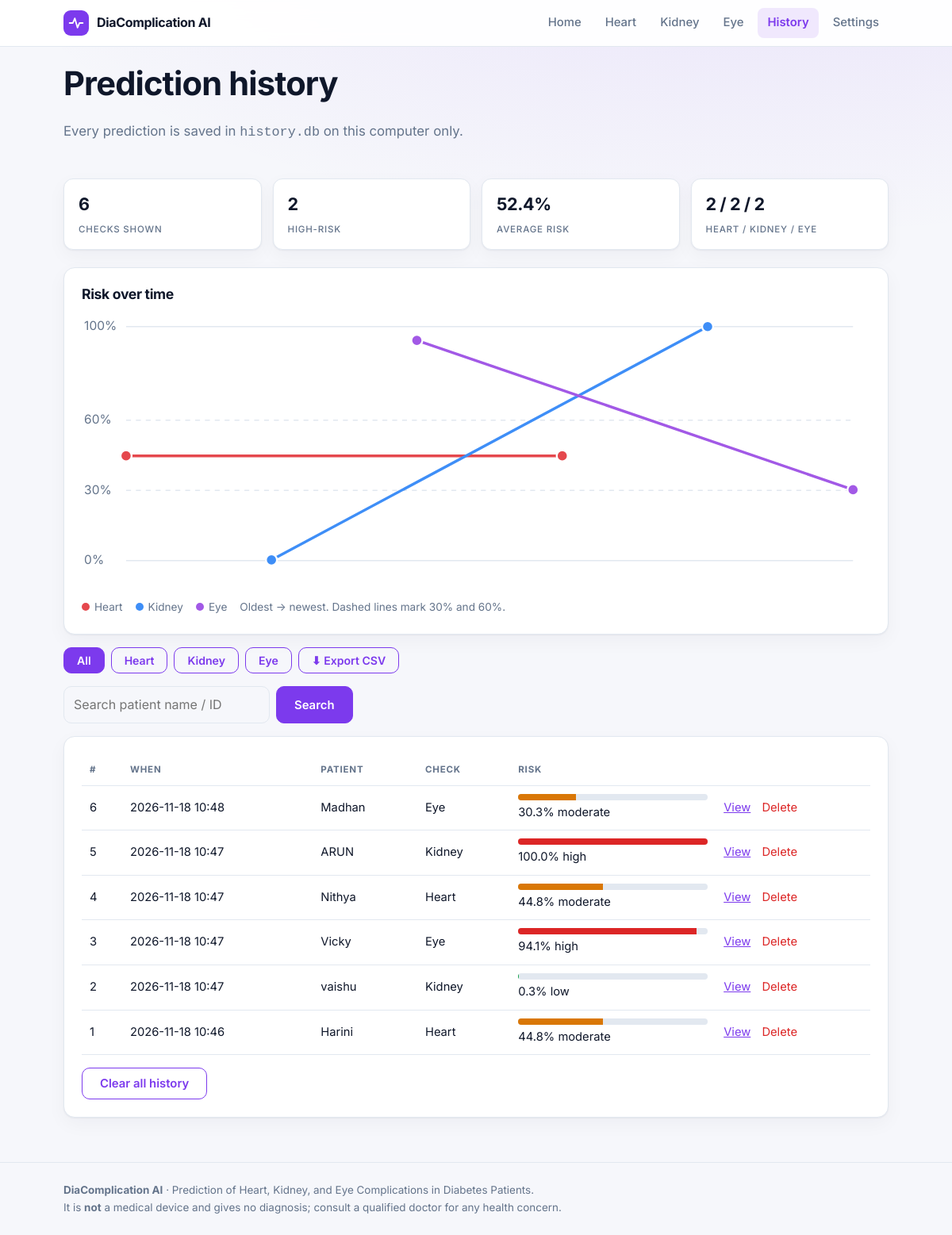
The app's page /history with its own data.
### tables this page shows
CREATE TABLE predictions(
          id INTEGER PRIMARY KEY AUTOINCREMENT, created_at TEXT, disease TEXT, patient TEXT,
          probability REAL, band TEXT, label TEXT, inputs TEXT);

### app.py (the view)
@app.route("/history")
def history():
    d, pat = _filters()
    rows = db.all_rows(d, pat)
    return render_template("history.html", rows=rows, current=d, patient=pat, datasets=DATASETS,
                           st=stats(rows), chart=trend(rows), colors=COLORS)

### app.py (called while the page is built)
def stats(rows):
    n = len(rows)
    return dict(total=n, high=sum(r["band"] == "high" for r in rows),
                avg=round(sum(r["probability"] for r in rows) / n, 1) if n else 0,
                by={k: sum(r["disease"] == k for r in rows) for k in DATASETS}, last=rows[0] if n else None)

def trend(rows):
    rows, n = list(reversed(rows)), len(rows)
    if not n:
        return None
    W, H, L, R, T, B = 640, 230, 36, 14, 14, 26
    X = lambda i: L + (W - L - R) * (i / (n - 1) if n > 1 else .5)
    Y = lambda p: T + (H - T - B) * (1 - p / 100)
    lines = {}
    for i, r in enumerate(rows):
        lines.setdefault(r["disease"], []).append(
            (round(X(i), 1), round(Y(r["probability"]), 1), f'#{r["id"]} {r["created_at"]}: {r["probability"]}%'))
    return dict(W=W, H=H, L=L, R=R, grid=[dict(y=round(Y(v), 1), v=v) for v in (0, 30, 60, 100)],
                lines=[dict(key=k, color=COLORS[k], pts=v, poly=" ".join(f"{x},{y}" for x, y, _ in v))
                       for k, v in lines.items()])

def _filters():
    d = request.args.get("disease")
    return (d if d in DATASETS else None), request.args.get("patient", "").strip()

### db.py (called while the page is built)
def _q(sql, args=(), fetch=None):
    with closing(sqlite3.connect(DB)) as c:
        c.row_factory = sqlite3.Row
        cur = c.execute(sql, args)
        out = cur.fetchall() if fetch == "all" else cur.fetchone() if fetch == "one" else cur.lastrowid
        c.commit()
        return out

def all_rows(disease=None, patient=None):
    sql, args = "SELECT * FROM predictions WHERE 1=1", []
    if disease:
        sql += " AND disease=?"; args.append(disease)
    if patient:
        sql += " AND patient LIKE ?"; args.append(f"%{patient}%")
    return _q(sql + " ORDER BY id DESC", tuple(args), "all")

### templates/history.html
{% extends "base.html" %}{% block title %}History{% endblock %}{% block body %}
<section class="pagehead"><h1>Prediction history</h1>
<p>Every prediction is saved in <code>history.db</code> on this computer only.</p></section>
<div class="statstrip"><div class="sb"><b>{{ st.total }}</b><span>checks shown</span></div><div class="sb"><b>{{ st.high }}</b><span>high-risk</span></div>
<div class="sb"><b>{{ st.avg }}%</b><span>average risk</span></div>
<div class="sb"><b>{% for k,d in datasets.items() %}{{ st.by[k] }}{{ ' / ' if not loop.last }}{% endfor %}</b><span>heart / kidney / eye</span></div></div>
{% if chart %}<div class="card"><h3>Risk over time</h3>
<svg class="trend" viewBox="0 0 {{ chart.W }} {{ chart.H }}">
{% for g in chart.grid %}<line x1="{{ chart.L }}" x2="{{ chart.W - chart.R }}" y1="{{ g.y }}" y2="{{ g.y }}" stroke="var(--line)"{% if g.v in (30,60) %} stroke-dasharray="4"{% endif %}/><text x="2" y="{{ g.y + 3 }}">{{ g.v }}%</text>{% endfor %}
{% for l in chart.lines %}<polyline points="{{ l.poly }}" fill="none" stroke="{{ l.color }}" stroke-width="2.2"/>
{% for x,y,t in l.pts %}<circle cx="{{ x }}" cy="{{ y }}" r="4.5" fill="{{ l.color }}" stroke="var(--card)" stroke-width="1.5"><title>{{ t }}</title></circle>{% endfor %}{% endfor %}</svg>
<div class="legend">{% for l in chart.lines %}<span><i style="background:{{ l.color }}"></i>{{ datasets[l.key].short }}</span>{% endfor %}<span>Oldest → newest. Dashed lines mark 30% and 60%.</span></div></div>{% endif %}
<div class="tabs"><a class="btn {{ '' if not current else 'ghost' }}" href="/history{{ '?patient=' ~ patient if patient }}">All</a>
{% for k,d in datasets.items() %}<a class="btn {{ '' if current==k else 'ghost' }}" href="/history?disease={{ k }}{{ '&patient=' ~ patient if patient }}">{{ d.short }}</a>{% endfor %}
<a class="btn ghost" href="/history/export.csv?disease={{ current or '' }}&patient={{ patient }}">⬇ Export CSV</a></div>
<form class="search" method="get" action="/history">{% if current %}<input type="hidden" name="disease" value="{{ current }}">{% endif %}
<input type="search" name="patient" placeholder="Search patient name / ID" value="{{ patient }}"><button class="btn" type="submit">Search</button>
{% if patient %}<a class="btn ghost" href="/history{{ '?disease=' ~ current if current }}">Clear</a>{% endif %}</form>
<div class="card scroll">{% if rows %}<table><tr><th>#</th><th>When</th><th>Patient</th><th>Check</th><th>Risk</th><th></th></tr>
{% for r in rows %}<tr><td>{{ r.id }}</td><td>{{ r.created_at }}</td><td>{{ r.patient or '—' }}</td><td>{{ datasets[r.disease].short }}</td>
<td style="min-width:150px"><div class="mini {{ r.band }}"><i style="width:{{ r.probability }}%"></i></div>{{ r.probability }}% <span class="chip {{ r.band }}">{{ r.band }}</span></td>
<td style="white-space:nowrap"><a href="/history/{{ r.id }}">View</a>
<form method="post" action="/history/{{ r.id }}/delete" style="display:inline"><button class="lnk" onclick="return confirm('Delete record {{ r.id }}?')">Delete</button></form></td></tr>{% endfor %}</table>
<form method="post" action="/history/clear" style="margin-top:16px"><button class="btn ghost" onclick="return confirm('Delete ALL history?')">Clear all history</button></form>
{% else %}<p>No matching predictions. Run a <a href="/predict/heart">heart</a>, <a href="/predict/kidney">kidney</a> or <a href="/predict/eye">eye</a> check.</p>{% endif %}</div>
{% endblock %}

### templates/base.html (shortened to what this page needs)
<!doctype html><html lang="en" data-mode="light" data-accent="violet"><head><meta charset="utf-8"><meta name="viewport" content="width=device-width,initial-scale=1">
<link rel="stylesheet" href="{{ url_for('static', filename='style.css') }}"></head><body>
{% set p = request.path %}
<nav><div class="wrap"><a class="brand" href="/"><span class="logo"><svg viewBox="0 0 24 24"><polyline points="2 12 7 12 10 5 14 19 17 12 22 12"/></svg></span>DiaComplication AI</a>
<a class="l {{ 'active' if p=='/' }}" href="/">Home</a><a class="l {{ 'active' if p.startswith('/predict/heart') }}" href="/predict/heart">Heart</a>
<a class="l {{ 'active' if p.startswith('/predict/kidney') }}" href="/predict/kidney">Kidney</a><a class="l {{ 'active' if p.startswith('/predict/eye') }}" href="/predict/eye">Eye</a>
<a class="l {{ 'active' if p.startswith('/history') }}" href="/history">History</a><a class="l {{ 'active' if p.startswith('/settings') }}" href="/settings">Settings</a></div></nav>
<main class="wrap">{% block body %}{% endblock %}</main>
<footer><div class="wrap"><b>DiaComplication AI</b> · Prediction of Heart, Kidney, and Eye Complications in Diabetes Patients.<br>It is <b>not</b> a medical device and gives no diagnosis; consult a qualified doctor for any health concern.</div></footer>
</body></html>

### static/style.css (style rules this page uses)
:root { --font:Inter,"Segoe UI",system-ui,-apple-system,sans-serif;--on:#fff; --paper:#f6f7fb;--card:#fff;--ink:#0f172a;--muted:#64748b;--line:#e2e8f0;--nav:#ffffffee; --good:#16a34a;--amber:#d97706;--coral:#dc2626;--shadow:0 1px 2px #0f172a0d,0 8px 24px #0f172a0a;--teal:#7c3aed;--glow:#7c3aed1c }
* { box-sizing:border-box }
html { scroll-behavior:smooth;font-size:16px }
body { margin:0;background:var(--paper);color:var(--ink);font:1rem/1.6 var(--font);-webkit-font-smoothing:antialiased; background-image:radial-gradient(1000px 420px at 80% -120px,var(--glow),transparent) }
h1,h2,h3,h4 { font-weight:700;line-height:1.2;margin:0 0 .5em;letter-spacing:-.02em }
h1 { font-size:clamp(1.8rem,3.8vw,2.6rem) }
h3 { font-size:1.1rem }
a { color:var(--teal) }
.wrap { max-width:1080px;margin:0 auto;padding:0 20px }
main.wrap { min-height:60vh }
nav { position:sticky;top:0;z-index:5;background:var(--nav);backdrop-filter:blur(10px);border-bottom:1px solid var(--line) }
nav .wrap { display:flex;gap:6px;align-items:center;padding:10px 20px;flex-wrap:wrap }
.brand { display:flex;align-items:center;gap:10px;font-weight:700;color:var(--ink);text-decoration:none;margin-right:auto;letter-spacing:-.02em }
.logo { width:32px;height:32px;border-radius:9px;background:var(--teal);display:grid;place-items:center }
.logo svg { width:20px;height:20px;stroke:var(--on);fill:none;stroke-width:2.2;stroke-linecap:round;stroke-linejoin:round }
nav a.l { color:var(--muted);text-decoration:none;font-weight:500;font-size:.93rem;padding:7px 12px;border-radius:8px }
nav a.l.active { color:var(--teal);background:var(--glow);font-weight:600 }
.card { background:var(--card);border:1px solid var(--line);border-radius:14px;padding:22px;box-shadow:var(--shadow) }
.stat b,.sb b { display:block;font-weight:700;font-size:1.35rem;letter-spacing:-.02em }
.stat span,.sb span { font-size:.72rem;color:var(--muted);text-transform:uppercase;letter-spacing:.07em;font-weight:500 }
.statstrip { display:grid;grid-template-columns:repeat(auto-fit,minmax(170px,1fr));gap:14px;margin:14px 0 22px }
.sb { background:var(--card);border:1px solid var(--line);border-radius:12px;padding:14px 18px;box-shadow:var(--shadow) }
.btn { display:inline-block;background:var(--teal);color:var(--on);border:1.5px solid var(--teal);padding:10px 22px;border-radius:10px;font:600 .93rem var(--font);text-decoration:none;cursor:pointer;transition:filter .15s,transform .15s }
.btn.ghost { background:transparent;color:var(--teal) }
input,select { width:100%;margin-top:6px;padding:10px 12px;border:1px solid var(--line);border-radius:10px;background:var(--paper);color:var(--ink);font:inherit }
table { width:100%;border-collapse:collapse;font-size:.92rem }
th,td { text-align:left;padding:10px;border-bottom:1px solid var(--line) }
th { font-size:.72rem;text-transform:uppercase;letter-spacing:.07em;color:var(--muted) }
.scroll { overflow-x:auto }
.tabs { display:flex;gap:8px;margin:16px 0;flex-wrap:wrap }
.tabs .btn { padding:7px 16px;font-size:.88rem }
footer { border-top:1px solid var(--line);margin-top:56px;padding:24px 0;color:var(--muted);font-size:.84rem }
.mini { height:8px;background:var(--line);border-radius:4px;overflow:hidden;margin-bottom:4px }
.mini i { display:block;height:100%;background:var(--good) }
.mini.moderate i { background:var(--amber) }
.mini.high i { background:var(--coral) }
.lnk { background:none;border:0;color:var(--coral);cursor:pointer;font:inherit;padding:0 0 0 10px }
.search { display:flex;gap:8px;margin:0 0 16px;flex-wrap:wrap }
.search input { margin:0;max-width:260px }
.trend { width:100%;height:auto }
.trend text { font-size:10px;fill:var(--muted) }
.legend { display:flex;gap:16px;font-size:.85rem;color:var(--muted);flex-wrap:wrap }
.legend i { display:inline-block;width:10px;height:10px;border-radius:50%;margin-right:6px }
input,select { font-weight:400 }
.pagehead { padding:22px 0 14px }
.pagehead p { max-width:660px;color:var(--muted);font-size:1.05rem }

### records on screen
predictions: disease "Heart", id "1", created_at "2026-11-18 10:46", patient "Harini", probability "44.8", band "moderate"
predictions: disease "Kidney", id "2", created_at "2026-11-18 10:47", patient "vaishu", probability "0.3", band "low"
predictions: disease "Eye", id "3", created_at "2026-11-18 10:47", patient "Vicky", probability "94.1", band "high"
predictions: id "6", created_at "2026-11-18 10:48", patient "Madhan", disease "Eye", probability "30.3", band "moderate"
predictions: id "5", created_at "2026-11-18 10:47", patient "ARUN", disease "Kidney", probability "100.0", band "high"
predictions: id "4", created_at "2026-11-18 10:47", patient "Nithya", disease "Heart", probability "44.8", band "moderate"

### other values on screen
{{ st.total }} "6"
{{ st.high }} "2"
{{ st.avg }} "52.4"
{{ st.by[k] }} "2" "2" "2"
{{ ' / ' if not loop.last }} "/" "/"
{{ g.v }} "0" "30" "60" "100"
{{ d.short }} "Heart" "Kidney" "Eye"
